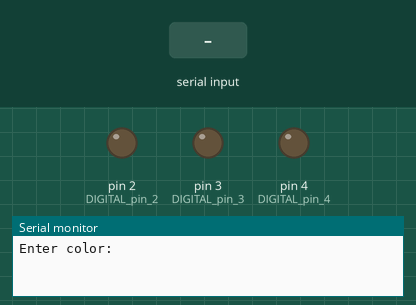
This sketch was run on a simulated Arduino Uno, built with avr-gcc and run on an emulated ATmega328P. Parts: output pins drawn as LEDs (lit = HIGH), the last lines printed to the serial monitor. Inputs (shaded band) come from the test bench.

Above: at 1.2 s.
1.3 s: "red" received over Serial
At 3.5 s:
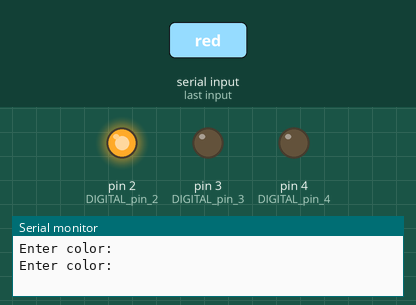
3.8 s: "yellow" received over Serial
At 5.7 s:
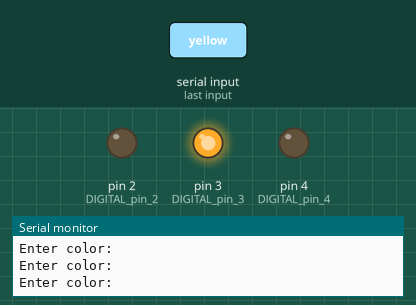
6.3 s: "green" received over Serial
At 8.8 s:
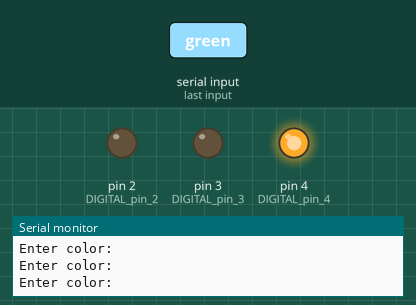
Timing chart, 0 to 10.3 s (numbered marks = the images above; inputs shaded):
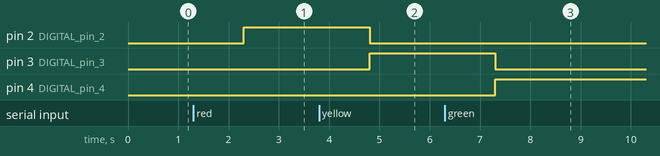

The sketch:

control_led_from_serial_monitor.ino
```cpp
int DIGITAL_pin_2 = 2;
int DIGITAL_pin_3 = 3;
int DIGITAL_pin_4 = 4;

int BAUD = 9600;

String color;

void setup() {
  // put your setup code here, to run once:
  pinMode(DIGITAL_pin_2, OUTPUT);
  pinMode(DIGITAL_pin_3, OUTPUT);
  pinMode(DIGITAL_pin_4, OUTPUT);

  Serial.begin(BAUD);
}

void loop() {
  // put your main code here, to run repeatedly:
  Serial.println("Enter color:");
  while(Serial.available() == 0);
  color = Serial.readString();

  color.toLowerCase();

  if(color == "red") {
    digitalWrite(DIGITAL_pin_2, HIGH);
    digitalWrite(DIGITAL_pin_3, LOW);
    digitalWrite(DIGITAL_pin_4, LOW);
  } else if(color == "yellow") {
    digitalWrite(DIGITAL_pin_2, LOW);
    digitalWrite(DIGITAL_pin_3, HIGH);
    digitalWrite(DIGITAL_pin_4, LOW);
  } else if(color == "green") {
    digitalWrite(DIGITAL_pin_2, LOW);
    digitalWrite(DIGITAL_pin_3, LOW);
    digitalWrite(DIGITAL_pin_4, HIGH);
  }
}
```

Measured:
- after the input at 1.3 s, pin 2 (DIGITAL_pin_2): LOW → HIGH after 1.0 s
- after the input at 3.8 s, pin 2 (DIGITAL_pin_2): HIGH → LOW after 1.0 s; pin 3 (DIGITAL_pin_3): LOW → HIGH after 1.0 s
- after the input at 6.3 s, pin 3 (DIGITAL_pin_3): HIGH → LOW after 1.0 s; pin 4 (DIGITAL_pin_4): LOW → HIGH after 1.0 s
